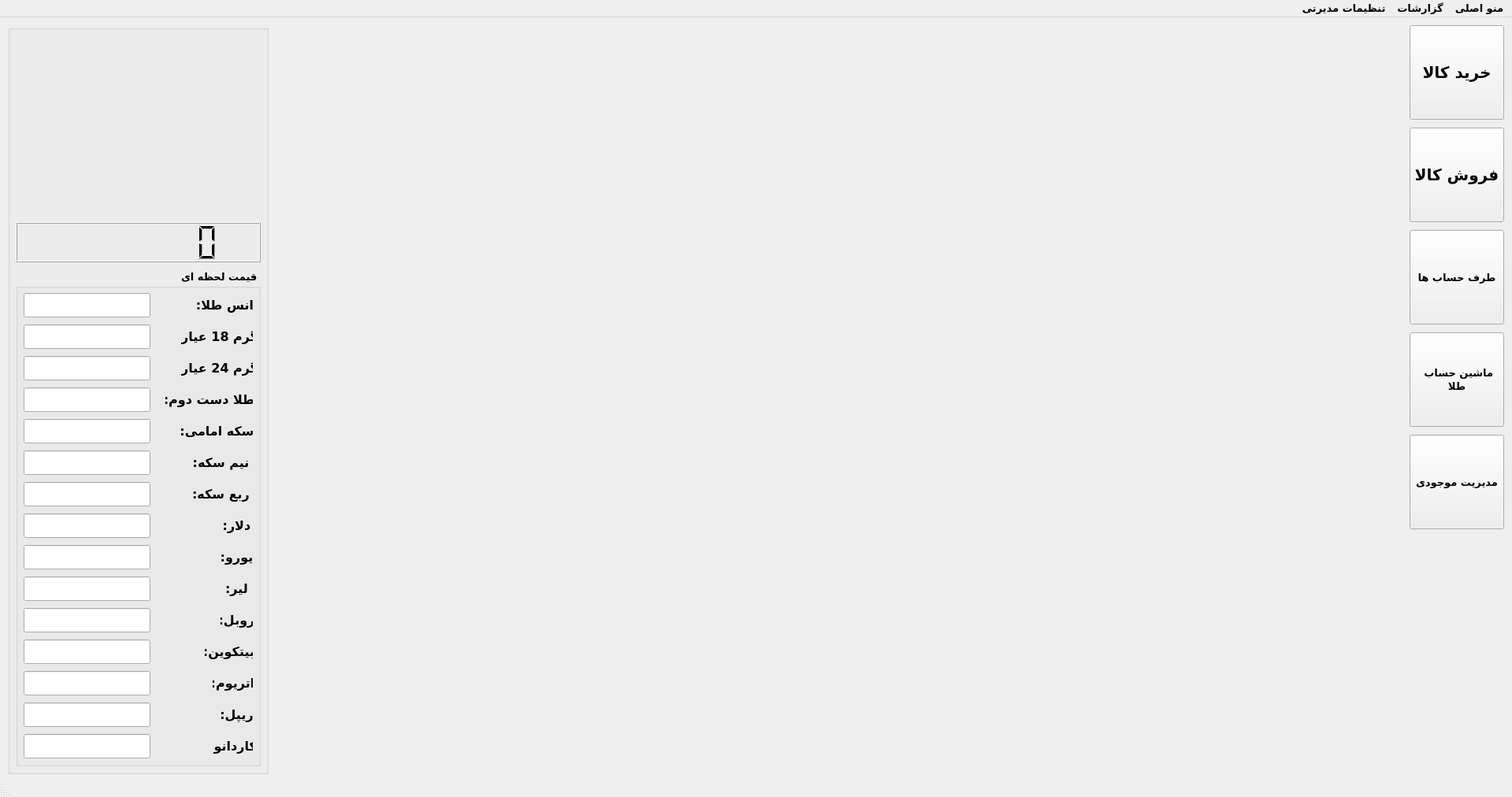
<?xml version="1.0" encoding="UTF-8"?>
<ui version="4.0">
 <class>MainWindow</class>
 <widget class="QMainWindow" name="MainWindow">
  <property name="geometry">
   <rect>
    <x>0</x>
    <y>0</y>
    <width>1920</width>
    <height>1012</height>
   </rect>
  </property>
  <property name="font">
   <font>
    <family>Vazir</family>
    <pointsize>10</pointsize>
    <weight>75</weight>
    <bold>true</bold>
   </font>
  </property>
  <property name="windowTitle">
   <string>گالری طلای کاظمی</string>
  </property>
  <property name="layoutDirection">
   <enum>Qt::RightToLeft</enum>
  </property>
  <property name="autoFillBackground">
   <bool>false</bool>
  </property>
  <property name="locale">
   <locale language="Persian" country="Iran"/>
  </property>
  <widget class="QWidget" name="centralwidget">
   <widget class="QPushButton" name="purchase_button">
    <property name="geometry">
     <rect>
      <x>1790</x>
      <y>10</y>
      <width>120</width>
      <height>120</height>
     </rect>
    </property>
    <property name="font">
     <font>
      <family>Pristina</family>
      <pointsize>15</pointsize>
      <weight>75</weight>
      <bold>true</bold>
     </font>
    </property>
    <property name="text">
     <string>خرید کالا</string>
    </property>
   </widget>
   <widget class="QPushButton" name="sales_button">
    <property name="geometry">
     <rect>
      <x>1790</x>
      <y>140</y>
      <width>120</width>
      <height>120</height>
     </rect>
    </property>
    <property name="font">
     <font>
      <family>Pristina</family>
      <pointsize>15</pointsize>
      <weight>75</weight>
      <bold>true</bold>
     </font>
    </property>
    <property name="text">
     <string>فروش کالا</string>
    </property>
   </widget>
   <widget class="QPushButton" name="customer_button">
    <property name="geometry">
     <rect>
      <x>1790</x>
      <y>270</y>
      <width>120</width>
      <height>120</height>
     </rect>
    </property>
    <property name="font">
     <font>
      <family>Pristina</family>
      <pointsize>10</pointsize>
      <weight>75</weight>
      <bold>true</bold>
     </font>
    </property>
    <property name="text">
     <string>طرف حساب ها</string>
    </property>
   </widget>
   <widget class="QPushButton" name="calculation_button">
    <property name="geometry">
     <rect>
      <x>1790</x>
      <y>400</y>
      <width>120</width>
      <height>120</height>
     </rect>
    </property>
    <property name="text">
     <string> ماشین حساب
طلا</string>
    </property>
   </widget>
   <widget class="QPushButton" name="inventory_button">
    <property name="geometry">
     <rect>
      <x>1790</x>
      <y>530</y>
      <width>120</width>
      <height>120</height>
     </rect>
    </property>
    <property name="text">
     <string>مدیریت موجودی</string>
    </property>
   </widget>
   <widget class="QGroupBox" name="groupBox">
    <property name="geometry">
     <rect>
      <x>10</x>
      <y>10</y>
      <width>331</width>
      <height>951</height>
     </rect>
    </property>
    <property name="title">
     <string/>
    </property>
    <widget class="QLCDNumber" name="lcdNumber">
     <property name="geometry">
      <rect>
       <x>10</x>
       <y>250</y>
       <width>311</width>
       <height>51</height>
      </rect>
     </property>
     <property name="font">
      <font>
       <family>Vazir</family>
       <pointsize>10</pointsize>
       <weight>75</weight>
       <bold>true</bold>
      </font>
     </property>
     <property name="layoutDirection">
      <enum>Qt::RightToLeft</enum>
     </property>
     <property name="frameShape">
      <enum>QFrame::Box</enum>
     </property>
     <property name="digitCount">
      <number>8</number>
     </property>
    </widget>
    <widget class="QGroupBox" name="groupBox_2">
     <property name="geometry">
      <rect>
       <x>10</x>
       <y>310</y>
       <width>311</width>
       <height>631</height>
      </rect>
     </property>
     <property name="title">
      <string>قیمت لحظه ای</string>
     </property>
     <widget class="QLineEdit" name="onse_gold">
      <property name="geometry">
       <rect>
        <x>10</x>
        <y>30</y>
        <width>161</width>
        <height>31</height>
       </rect>
      </property>
      <property name="font">
       <font>
        <family>Vazir</family>
        <pointsize>12</pointsize>
        <weight>75</weight>
        <bold>true</bold>
       </font>
      </property>
      <property name="alignment">
       <set>Qt::AlignCenter</set>
      </property>
      <property name="readOnly">
       <bool>true</bool>
      </property>
     </widget>
     <widget class="QLineEdit" name="half_coin">
      <property name="geometry">
       <rect>
        <x>10</x>
        <y>230</y>
        <width>161</width>
        <height>31</height>
       </rect>
      </property>
      <property name="font">
       <font>
        <family>Vazir</family>
        <pointsize>12</pointsize>
        <weight>75</weight>
        <bold>true</bold>
       </font>
      </property>
      <property name="alignment">
       <set>Qt::AlignCenter</set>
      </property>
      <property name="readOnly">
       <bool>true</bool>
      </property>
     </widget>
     <widget class="QLabel" name="label_6">
      <property name="geometry">
       <rect>
        <x>210</x>
        <y>190</y>
        <width>91</width>
        <height>31</height>
       </rect>
      </property>
      <property name="font">
       <font>
        <family>Vazir</family>
        <pointsize>12</pointsize>
        <weight>75</weight>
        <bold>true</bold>
       </font>
      </property>
      <property name="text">
       <string>سکه امامی:</string>
      </property>
      <property name="alignment">
       <set>Qt::AlignCenter</set>
      </property>
     </widget>
     <widget class="QLabel" name="label_8">
      <property name="geometry">
       <rect>
        <x>220</x>
        <y>270</y>
        <width>81</width>
        <height>31</height>
       </rect>
      </property>
      <property name="font">
       <font>
        <family>Vazir</family>
        <pointsize>12</pointsize>
        <weight>75</weight>
        <bold>true</bold>
       </font>
      </property>
      <property name="text">
       <string>ربع سکه:</string>
      </property>
      <property name="alignment">
       <set>Qt::AlignCenter</set>
      </property>
     </widget>
     <widget class="QLineEdit" name="quarter_coin">
      <property name="geometry">
       <rect>
        <x>10</x>
        <y>270</y>
        <width>161</width>
        <height>31</height>
       </rect>
      </property>
      <property name="font">
       <font>
        <family>Vazir</family>
        <pointsize>12</pointsize>
        <weight>75</weight>
        <bold>true</bold>
       </font>
      </property>
      <property name="alignment">
       <set>Qt::AlignCenter</set>
      </property>
      <property name="readOnly">
       <bool>true</bool>
      </property>
     </widget>
     <widget class="QLineEdit" name="used_gold">
      <property name="geometry">
       <rect>
        <x>10</x>
        <y>150</y>
        <width>161</width>
        <height>31</height>
       </rect>
      </property>
      <property name="font">
       <font>
        <family>Vazir</family>
        <pointsize>12</pointsize>
        <weight>75</weight>
        <bold>true</bold>
       </font>
      </property>
      <property name="alignment">
       <set>Qt::AlignCenter</set>
      </property>
      <property name="readOnly">
       <bool>true</bool>
      </property>
     </widget>
     <widget class="QLabel" name="label">
      <property name="geometry">
       <rect>
        <x>230</x>
        <y>30</y>
        <width>71</width>
        <height>31</height>
       </rect>
      </property>
      <property name="font">
       <font>
        <family>Vazir</family>
        <pointsize>12</pointsize>
        <weight>75</weight>
        <bold>true</bold>
       </font>
      </property>
      <property name="text">
       <string>انس طلا:</string>
      </property>
      <property name="alignment">
       <set>Qt::AlignCenter</set>
      </property>
     </widget>
     <widget class="QLabel" name="label_4">
      <property name="geometry">
       <rect>
        <x>190</x>
        <y>150</y>
        <width>111</width>
        <height>31</height>
       </rect>
      </property>
      <property name="font">
       <font>
        <family>Vazir</family>
        <pointsize>12</pointsize>
        <weight>75</weight>
        <bold>true</bold>
       </font>
      </property>
      <property name="text">
       <string>طلا دست دوم:</string>
      </property>
      <property name="alignment">
       <set>Qt::AlignCenter</set>
      </property>
     </widget>
     <widget class="QLineEdit" name="gold_18">
      <property name="geometry">
       <rect>
        <x>10</x>
        <y>70</y>
        <width>161</width>
        <height>31</height>
       </rect>
      </property>
      <property name="font">
       <font>
        <family>Vazir</family>
        <pointsize>12</pointsize>
        <weight>75</weight>
        <bold>true</bold>
       </font>
      </property>
      <property name="alignment">
       <set>Qt::AlignCenter</set>
      </property>
      <property name="readOnly">
       <bool>true</bool>
      </property>
     </widget>
     <widget class="QLabel" name="label_3">
      <property name="geometry">
       <rect>
        <x>210</x>
        <y>110</y>
        <width>91</width>
        <height>31</height>
       </rect>
      </property>
      <property name="font">
       <font>
        <family>Vazir</family>
        <pointsize>12</pointsize>
        <weight>75</weight>
        <bold>true</bold>
       </font>
      </property>
      <property name="text">
       <string>گرم 24 عیار:</string>
      </property>
      <property name="alignment">
       <set>Qt::AlignCenter</set>
      </property>
     </widget>
     <widget class="QLineEdit" name="gold_24">
      <property name="geometry">
       <rect>
        <x>10</x>
        <y>110</y>
        <width>161</width>
        <height>31</height>
       </rect>
      </property>
      <property name="font">
       <font>
        <family>Vazir</family>
        <pointsize>12</pointsize>
        <weight>75</weight>
        <bold>true</bold>
       </font>
      </property>
      <property name="alignment">
       <set>Qt::AlignCenter</set>
      </property>
      <property name="readOnly">
       <bool>true</bool>
      </property>
     </widget>
     <widget class="QLabel" name="label_7">
      <property name="geometry">
       <rect>
        <x>220</x>
        <y>230</y>
        <width>81</width>
        <height>31</height>
       </rect>
      </property>
      <property name="font">
       <font>
        <family>Vazir</family>
        <pointsize>12</pointsize>
        <weight>75</weight>
        <bold>true</bold>
       </font>
      </property>
      <property name="text">
       <string>نیم سکه:</string>
      </property>
      <property name="alignment">
       <set>Qt::AlignCenter</set>
      </property>
     </widget>
     <widget class="QLabel" name="label_2">
      <property name="geometry">
       <rect>
        <x>210</x>
        <y>70</y>
        <width>91</width>
        <height>31</height>
       </rect>
      </property>
      <property name="font">
       <font>
        <family>Vazir</family>
        <pointsize>12</pointsize>
        <weight>75</weight>
        <bold>true</bold>
       </font>
      </property>
      <property name="text">
       <string>گرم 18 عیار:</string>
      </property>
      <property name="alignment">
       <set>Qt::AlignCenter</set>
      </property>
     </widget>
     <widget class="QLineEdit" name="emami_coin">
      <property name="geometry">
       <rect>
        <x>10</x>
        <y>190</y>
        <width>161</width>
        <height>31</height>
       </rect>
      </property>
      <property name="font">
       <font>
        <family>Vazir</family>
        <pointsize>12</pointsize>
        <weight>75</weight>
        <bold>true</bold>
       </font>
      </property>
      <property name="alignment">
       <set>Qt::AlignCenter</set>
      </property>
      <property name="readOnly">
       <bool>true</bool>
      </property>
     </widget>
     <widget class="QLabel" name="label_5">
      <property name="geometry">
       <rect>
        <x>260</x>
        <y>310</y>
        <width>41</width>
        <height>31</height>
       </rect>
      </property>
      <property name="font">
       <font>
        <family>Vazir</family>
        <pointsize>12</pointsize>
        <weight>75</weight>
        <bold>true</bold>
       </font>
      </property>
      <property name="text">
       <string>دلار:</string>
      </property>
      <property name="alignment">
       <set>Qt::AlignCenter</set>
      </property>
     </widget>
     <widget class="QLineEdit" name="try_turkey">
      <property name="geometry">
       <rect>
        <x>10</x>
        <y>390</y>
        <width>161</width>
        <height>31</height>
       </rect>
      </property>
      <property name="font">
       <font>
        <family>Vazir</family>
        <pointsize>12</pointsize>
        <weight>75</weight>
        <bold>true</bold>
       </font>
      </property>
      <property name="alignment">
       <set>Qt::AlignCenter</set>
      </property>
      <property name="readOnly">
       <bool>true</bool>
      </property>
     </widget>
     <widget class="QLabel" name="label_9">
      <property name="geometry">
       <rect>
        <x>260</x>
        <y>350</y>
        <width>41</width>
        <height>31</height>
       </rect>
      </property>
      <property name="font">
       <font>
        <family>Vazir</family>
        <pointsize>12</pointsize>
        <weight>75</weight>
        <bold>true</bold>
       </font>
      </property>
      <property name="text">
       <string>یورو:</string>
      </property>
      <property name="alignment">
       <set>Qt::AlignCenter</set>
      </property>
     </widget>
     <widget class="QLineEdit" name="us_dolor">
      <property name="geometry">
       <rect>
        <x>10</x>
        <y>310</y>
        <width>161</width>
        <height>31</height>
       </rect>
      </property>
      <property name="font">
       <font>
        <family>Vazir</family>
        <pointsize>12</pointsize>
        <weight>75</weight>
        <bold>true</bold>
       </font>
      </property>
      <property name="alignment">
       <set>Qt::AlignCenter</set>
      </property>
      <property name="readOnly">
       <bool>true</bool>
      </property>
     </widget>
     <widget class="QLabel" name="label_10">
      <property name="geometry">
       <rect>
        <x>260</x>
        <y>390</y>
        <width>41</width>
        <height>31</height>
       </rect>
      </property>
      <property name="font">
       <font>
        <family>Vazir</family>
        <pointsize>12</pointsize>
        <weight>75</weight>
        <bold>true</bold>
       </font>
      </property>
      <property name="text">
       <string>لیر:</string>
      </property>
      <property name="alignment">
       <set>Qt::AlignCenter</set>
      </property>
     </widget>
     <widget class="QLineEdit" name="eur_europ">
      <property name="geometry">
       <rect>
        <x>10</x>
        <y>350</y>
        <width>161</width>
        <height>31</height>
       </rect>
      </property>
      <property name="font">
       <font>
        <family>Vazir</family>
        <pointsize>12</pointsize>
        <weight>75</weight>
        <bold>true</bold>
       </font>
      </property>
      <property name="alignment">
       <set>Qt::AlignCenter</set>
      </property>
      <property name="readOnly">
       <bool>true</bool>
      </property>
     </widget>
     <widget class="QLabel" name="label_13">
      <property name="geometry">
       <rect>
        <x>260</x>
        <y>430</y>
        <width>41</width>
        <height>31</height>
       </rect>
      </property>
      <property name="font">
       <font>
        <family>Vazir</family>
        <pointsize>12</pointsize>
        <weight>75</weight>
        <bold>true</bold>
       </font>
      </property>
      <property name="text">
       <string>روبل:</string>
      </property>
      <property name="alignment">
       <set>Qt::AlignCenter</set>
      </property>
     </widget>
     <widget class="QLabel" name="label_11">
      <property name="geometry">
       <rect>
        <x>250</x>
        <y>510</y>
        <width>51</width>
        <height>31</height>
       </rect>
      </property>
      <property name="font">
       <font>
        <family>Vazir</family>
        <pointsize>12</pointsize>
        <weight>75</weight>
        <bold>true</bold>
       </font>
      </property>
      <property name="text">
       <string>اتریوم:</string>
      </property>
      <property name="alignment">
       <set>Qt::AlignCenter</set>
      </property>
     </widget>
     <widget class="QLineEdit" name="rub_russia">
      <property name="geometry">
       <rect>
        <x>10</x>
        <y>430</y>
        <width>161</width>
        <height>31</height>
       </rect>
      </property>
      <property name="font">
       <font>
        <family>Vazir</family>
        <pointsize>12</pointsize>
        <weight>75</weight>
        <bold>true</bold>
       </font>
      </property>
      <property name="alignment">
       <set>Qt::AlignCenter</set>
      </property>
      <property name="readOnly">
       <bool>true</bool>
      </property>
     </widget>
     <widget class="QLabel" name="label_12">
      <property name="geometry">
       <rect>
        <x>240</x>
        <y>470</y>
        <width>61</width>
        <height>31</height>
       </rect>
      </property>
      <property name="font">
       <font>
        <family>Vazir</family>
        <pointsize>12</pointsize>
        <weight>75</weight>
        <bold>true</bold>
       </font>
      </property>
      <property name="text">
       <string>بیتکوین:</string>
      </property>
      <property name="alignment">
       <set>Qt::AlignCenter</set>
      </property>
     </widget>
     <widget class="QLineEdit" name="bitcoin_us">
      <property name="geometry">
       <rect>
        <x>10</x>
        <y>470</y>
        <width>161</width>
        <height>31</height>
       </rect>
      </property>
      <property name="font">
       <font>
        <family>Vazir</family>
        <pointsize>12</pointsize>
        <weight>75</weight>
        <bold>true</bold>
       </font>
      </property>
      <property name="alignment">
       <set>Qt::AlignCenter</set>
      </property>
      <property name="readOnly">
       <bool>true</bool>
      </property>
     </widget>
     <widget class="QLineEdit" name="ethereum_us">
      <property name="geometry">
       <rect>
        <x>10</x>
        <y>510</y>
        <width>161</width>
        <height>31</height>
       </rect>
      </property>
      <property name="font">
       <font>
        <family>Vazir</family>
        <pointsize>12</pointsize>
        <weight>75</weight>
        <bold>true</bold>
       </font>
      </property>
      <property name="alignment">
       <set>Qt::AlignCenter</set>
      </property>
      <property name="readOnly">
       <bool>true</bool>
      </property>
     </widget>
     <widget class="QLabel" name="label_16">
      <property name="geometry">
       <rect>
        <x>260</x>
        <y>550</y>
        <width>41</width>
        <height>31</height>
       </rect>
      </property>
      <property name="font">
       <font>
        <family>Vazir</family>
        <pointsize>12</pointsize>
        <weight>75</weight>
        <bold>true</bold>
       </font>
      </property>
      <property name="text">
       <string>ریپل:</string>
      </property>
      <property name="alignment">
       <set>Qt::AlignCenter</set>
      </property>
     </widget>
     <widget class="QLineEdit" name="ripple_us">
      <property name="geometry">
       <rect>
        <x>10</x>
        <y>550</y>
        <width>161</width>
        <height>31</height>
       </rect>
      </property>
      <property name="font">
       <font>
        <family>Vazir</family>
        <pointsize>12</pointsize>
        <weight>75</weight>
        <bold>true</bold>
       </font>
      </property>
      <property name="alignment">
       <set>Qt::AlignCenter</set>
      </property>
      <property name="readOnly">
       <bool>true</bool>
      </property>
     </widget>
     <widget class="QLineEdit" name="cardano_us">
      <property name="geometry">
       <rect>
        <x>10</x>
        <y>590</y>
        <width>161</width>
        <height>31</height>
       </rect>
      </property>
      <property name="font">
       <font>
        <family>Vazir</family>
        <pointsize>12</pointsize>
        <weight>75</weight>
        <bold>true</bold>
       </font>
      </property>
      <property name="alignment">
       <set>Qt::AlignCenter</set>
      </property>
      <property name="readOnly">
       <bool>true</bool>
      </property>
     </widget>
     <widget class="QLabel" name="label_15">
      <property name="geometry">
       <rect>
        <x>250</x>
        <y>590</y>
        <width>51</width>
        <height>31</height>
       </rect>
      </property>
      <property name="font">
       <font>
        <family>Vazir</family>
        <pointsize>12</pointsize>
        <weight>75</weight>
        <bold>true</bold>
       </font>
      </property>
      <property name="text">
       <string>کاردانو:</string>
      </property>
      <property name="alignment">
       <set>Qt::AlignCenter</set>
      </property>
     </widget>
    </widget>
   </widget>
  </widget>
  <widget class="QMenuBar" name="menubar">
   <property name="geometry">
    <rect>
     <x>0</x>
     <y>0</y>
     <width>1920</width>
     <height>21</height>
    </rect>
   </property>
   <widget class="QMenu" name="main_menu">
    <property name="title">
     <string>منو اصلی</string>
    </property>
    <addaction name="backup_action"/>
    <addaction name="separator"/>
    <addaction name="exit_action"/>
   </widget>
   <widget class="QMenu" name="report_menu">
    <property name="title">
     <string>گزارشات</string>
    </property>
   </widget>
   <widget class="QMenu" name="setting_menu">
    <property name="title">
     <string>تنظیمات مدیرتی</string>
    </property>
   </widget>
   <addaction name="main_menu"/>
   <addaction name="report_menu"/>
   <addaction name="setting_menu"/>
  </widget>
  <widget class="QStatusBar" name="statusbar"/>
  <action name="exit_action">
   <property name="text">
    <string>خروج</string>
   </property>
  </action>
  <action name="backup_action">
   <property name="text">
    <string>پشتیبانی گیری</string>
   </property>
  </action>
 </widget>
 <resources/>
 <connections/>
</ui>
